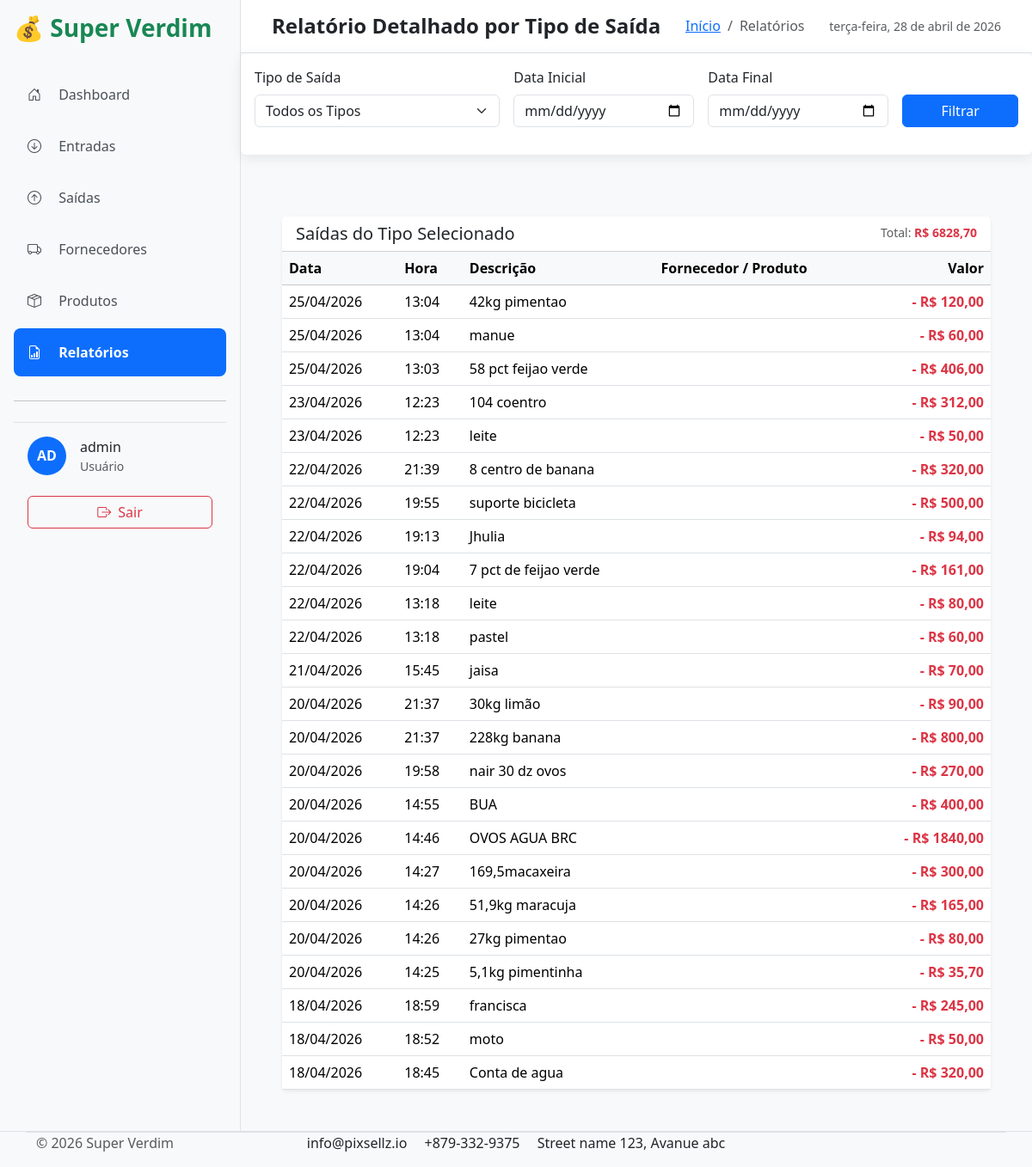
/fluxo/relatorios/geral-por-tipo/ (signed in), run on an earlier commit of the app's database.
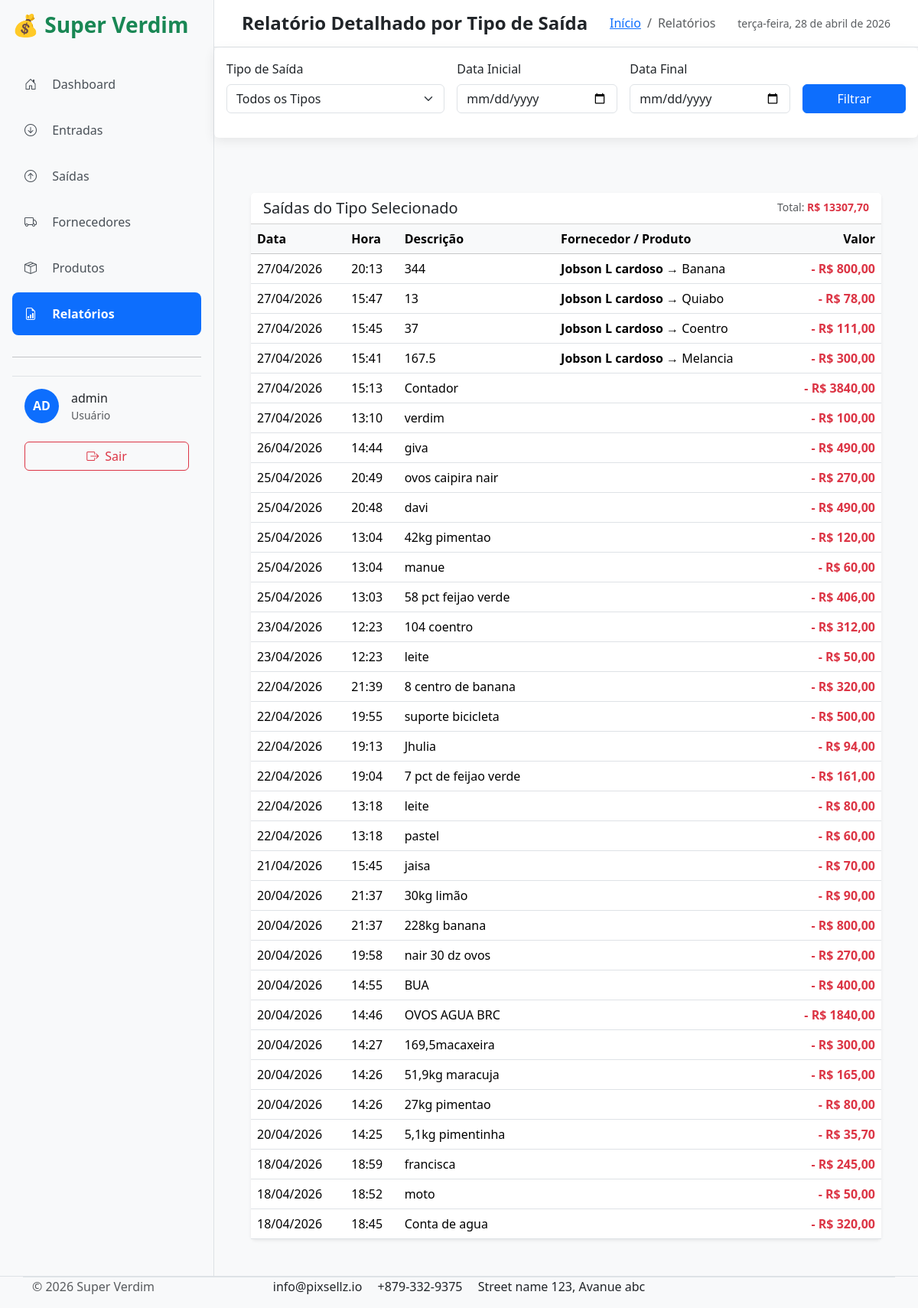
And on a later commit of the database.
### movimentacoes/models.py (models this page shows, shortened)
class Saida(models.Model):
    tipo = models.ForeignKey(TipoSaida, on_delete=models.PROTECT, related_name='saidas')
    descricao = models.CharField(max_length=200)
    valor = models.DecimalField(max_digits=12, decimal_places=2)
    data = models.DateField(default=timezone.now)
    hora = models.TimeField(default=timezone.now)
    pagamento = models.CharField(max_length=30)
    observacao = models.TextField(blank=True, null=True)
    fornecedor = models.ForeignKey('fornecedores.Fornecedor', on_delete=models.SET_NULL, null=True, blank=True, related_name='saidas')
    produto = models.ForeignKey('produtos.Produto', on_delete=models.SET_NULL, null=True, blank=True, related_name='saidas')
    class Meta:
        ordering = ['-data', '-hora']
        verbose_name = "Saída"
        verbose_name_plural = "Saídas"

### fornecedores/models.py (models this page shows, shortened)
class Fornecedor(models.Model):
    nome = models.CharField(max_length=100)
    cnpj = models.CharField(max_length=18, unique=True, blank=True, null=True)
    cpf = models.CharField(max_length=14, unique=True, blank=True, null=True)
    telefone = models.CharField(max_length=20, blank=True)
    email = models.EmailField(blank=True)
    endereco = models.CharField(max_length=100,blank=True)
    cidade = models.CharField(max_length=100, blank=True)
    estado = models.CharField(max_length=2, blank=True)
    observacoes = models.TextField(blank=True)
    ativo = models.BooleanField(default=True)
    criado_em = models.DateTimeField(auto_now_add=True)
    atualizado_em = models.DateTimeField(auto_now=True)
    class Meta:
        verbose_name = "Fornecedor"
        verbose_name_plural = "Fornecedores"
        ordering = ['nome']

### produtos/models.py (models this page shows, shortened)
class Produto(models.Model):
    nome = models.CharField(max_length=200, verbose_name="Nome do Produto")
    unidade = models.CharField(max_length=20, default="UN", choices=[
        ('UN', 'Unidade'),
        ('KG', 'Quilograma'),
        ('LT', 'Litro'),
        ('CX', 'Caixa'),
        ('PCT', 'Pacote'),
    ], verbose_name="Unidade")
    preco_de_compra = models.DecimalField(max_digits=12, decimal_places=2, default=0.00, verbose_name="Preço de Compra")
    estoque_atual = models.FloatField(default=0, verbose_name="Estoque Atual")
    ativo = models.BooleanField(default=True, verbose_name="Ativo")
    criado = models.DateTimeField(auto_now_add=True)
    atualizado = models.DateTimeField(auto_now=True)
    class Meta:
        verbose_name = "Produto"
        verbose_name_plural = "Produtos"
        ordering = ['nome']

### movimentacoes/views.py (the view)
# urls.py: path('relatorios/geral-por-tipo/', views.relatorio_geral_por_tipo, name='relatorio_geral_por_tipo'),
@login_required
def relatorio_geral_por_tipo(request):
    tipo_id = request.GET.get('tipo')
    data_inicial = request.GET.get('data_inicial')
    data_final = request.GET.get('data_final')
    tipos_saida = TipoSaida.objects.filter()
    saidas = Saida.objects.select_related('tipo', 'fornecedor', 'produto').order_by('-data', '-hora')
    if tipo_id:
        saidas = saidas.filter(tipo_id=tipo_id)
    if data_inicial:
        saidas = saidas.filter(data__gte=data_inicial)
    if data_final:
        saidas = saidas.filter(data__lte=data_final)
    total_valor = saidas.aggregate(Sum('valor'))['valor__sum'] or 0
    context = {
        'saidas': saidas,
        'tipos_saida': tipos_saida,
        'tipo_id': tipo_id,
        'data_inicial': data_inicial,
        'data_final': data_final,
        'total_valor': total_valor,
    }
    return render(request, 'fluxo/relatorio_geral_por_tipo.html', context)

### main/context_processors.py (called while the page is built, shortened)
def user_role(request):
    if request.user.is_authenticated:
        groups = list(request.user.groups.values_list('name', flat=True))
        return {
            'is_admin': 'Administrador' in groups,
            'is_gerente': 'Gerente' in groups,
            'is_usuario': 'Usuário' in groups,
            'user_groups': groups,
            'user': request.user,
            'user_full_name': request.user.get_full_name() or request.user.username,
        }

### templates/fluxo/relatorio_geral_por_tipo.html (shortened to what this page needs)
{% extends 'base.html' %}
{% block page_title %}Relatório Detalhado por Tipo de Saída{% endblock %}
{% block breadcrumb_current %}Relatórios{% endblock %}
{% block content %}
<div class="card mb-4">
  <div class="card-body">
    <form method="GET" class="row g-3">
      <div class="col-md-4">
        <label class="form-label">Tipo de Saída</label>
        <select class="form-select" name="tipo">
          <option value="">Todos os Tipos</option>
        </select>
      </div>
      <div class="col-md-3">
        <label class="form-label">Data Inicial</label>
        <input type="date" class="form-control" name="data_inicial" value="{{ data_inicial }}">
      </div>
      <div class="col-md-3">
        <label class="form-label">Data Final</label>
        <input type="date" class="form-control" name="data_final" value="{{ data_final }}">
      </div>
      <div class="col-md-2 d-flex align-items-end">
        <button type="submit" class="btn btn-primary w-100">Filtrar</button>
      </div>
    </form>
  </div>
</div>
<div class="p-3 p-md-5">
<div class="card shadow-sm">
  <div class="card-header bg-white d-flex justify-content-between">
    <h5 class="mb-0">Saídas do Tipo Selecionado</h5>
    <small class="text-muted">
      Total: <strong class="text-danger">R$ {{ total_valor|floatformat:2 }}</strong>
    </small>
  </div>
  <div class="table-responsive">
    <table class="table table-hover mb-0">
      <thead class="table-light">
        <tr>
          <th>Data</th>
          <th>Hora</th>
          <th>Descrição</th>
          <th>Fornecedor / Produto</th>
          <th class="text-end">Valor</th>
        </tr>
      </thead>
      <tbody>
        {% for saida in saidas %}
        <tr>
          <td>{{ saida.data|date:"d/m/Y" }}</td>
          <td>{{ saida.hora|time:"H:i" }}</td>
          <td>{{ saida.descricao }}</td>
          <td>
            {% if saida.fornecedor %}
              <strong>{{ saida.fornecedor.nome }}</strong>
            {% endif %}
            {% if saida.produto %}
              {% if saida.fornecedor %} → {% endif %}{{ saida.produto.nome }}
            {% endif %}
          </td>
          <td class="text-end fw-bold text-danger">- R$ {{ saida.valor|floatformat:2 }}</td>
        </tr>
        {% empty %}
        <tr>
          <td colspan="5" class="text-center py-5 text-muted">
            Nenhuma saída encontrada com os filtros aplicados.
          </td>
        </tr>
        {% endfor %}
      </tbody>
    </table>
  </div>
</div>
</div>
{% endblock %}

### templates/base.html (shortened to what this page needs)
{% load static %}
<html lang="en">
  <head>
    <link href="https://cdn.jsdelivr.net/npm/bootstrap@5.3.8/dist/css/bootstrap.min.css" rel="stylesheet">
  <link href="https://cdn.jsdelivr.net/npm/bootstrap-icons@1.11.3/font/bootstrap-icons.css" rel="stylesheet">
  <link href="{% static 'css/style.css' %}" rel="stylesheet" type="text/css"/>
  <link href="{% static 'css/modal.css' %}" rel="stylesheet" type="text/css"/>
  <link href="{% static 'css/meta.css' %}" rel="stylesheet" type="text/css"/>
  </head>
  <body class="bg-light">
    <div class="d-flex">
          <div class="sidebar p-3" id="sidebar" style="width: 280px;">
            {% include 'includes/navbar.html' %}
          </div>
          <div class="flex-grow-1">
            <nav class="navbar navbar-expand-lg bg-white border-bottom px-4 py-3">
              <div class="container-fluid">
              <h4 class="mb-0 fw-semibold">{% block page_title %}FluxoMax{% endblock %}</h4>
              <nav aria-label="breadcrumb" class="ms-auto">
                <ol class="breadcrumb mb-0">
                  <li class="breadcrumb-item"><a href="{% url 'home' %}">Início</a></li>
                  <li class="breadcrumb-item active">{% block breadcrumb_current %}Página{% endblock %}</li>
                </ol>
              </nav>
              <div class="ms-auto">
                <p class="mb-0 text-muted small" id="current-date"></p>
              </div>
          </nav>
          {% block content %}{% endblock %}
        </div>
    </div>
{% include 'includes/footer.html' %}
  </body>
</html>

### templates/includes/navbar.html (shortened to what this page needs)
{% load static %}
    <div class="d-flex justify-content-between align-items-center mb-4">
      <h3 class="text-success fw-bold">💰 Super Verdim</h3>
    </div>
      <ul class="nav flex-column">
        <li class="nav-item">
          <a href="{% url 'home' %}"
            class="nav-link py-3 px-3 mb-1 rounded-3 {% if request.path == '/' or request.path == '/dashboard/' %}active{% endif %}">
            <i class="bi bi-house-door me-3"></i> Dashboard
          </a>
        </li>
    <li class="nav-item">
      <a href="{% url 'entradas_list' %}"
         class="nav-link py-3 px-3 mb-1 rounded-3 {% if 'entradas' in request.path %}active{% endif %}">
        <i class="bi bi-arrow-down-circle me-3"></i> Entradas
      </a>
    </li>
    <li class="nav-item">
      <a href="{% url 'saidas_list' %}"
         class="nav-link py-3 px-3 mb-1 rounded-3 {% if 'saidas' in request.path %}active{% endif %}">
        <i class="bi bi-arrow-up-circle me-3"></i> Saídas
      </a>
    </li>
      <a href="{% url 'lista_fornecedores' %}"
         class="nav-link py-3 px-3 mb-1 rounded-3 {% if 'fornecedores' in request.path %}active{% endif %}">
        <i class="bi bi-truck me-3"></i> Fornecedores
      </a>
    <li>
      <a href="{% url 'lista_produtos' %}"
        class="nav-link py-3 px-3 mb-1 rounded-3 {% if 'produtos' in request.path %}active{% endif %}">
        <i class="bi bi-box-seam me-3"></i> Produtos
      </a>
    </li>
    <li class="nav-item">
      <a class="nav-link py-3 px-3 mb-1 rounded-3 {% if 'relatorio' in request.path %}active{% endif %}" href="#" data-bs-toggle="offcanvas" data-bs-target="#offcanvasRelatorios">
        <i class="bi bi-file-earmark-bar-graph me-3"></i> Relatórios
      </a>
    </li>
      <hr class="my-4">
      {% if user.is_authenticated %}
      <div class="mt-auto px-3 py-3 border-top">
        <div class="d-flex align-items-center gap-3">
          <div class="bg-primary text-white rounded-circle d-flex align-items-center justify-content-center" style="width: 45px; height: 45px;">
            <strong>{{ user.username|slice:":2"|upper }}</strong>
          </div>
          <div>
            <p class="mb-0 fw-medium">{{ user.get_full_name|default:user.username }}</p>
            <small class="text-muted">{{ user.email|default:"Usuário" }}</small>
          </div>
        </div>
        <br>
        <a href="{% url 'logout' %}" class="btn btn-outline-danger w-100 d-flex align-items-center justify-content-center gap-2">
          <i class="bi bi-box-arrow-right"></i> Sair
          </a>
        {% else %}
        <a href="{% url 'login' %}" class="btn btn-primary w-100">Fazer Login</a>
        {% endif %}
      </div>

### templates/includes/footer.html (shortened to what this page needs)
<footer class="section-footer border-top">
	<div class="container">
		<section class="footer-bottom border-top row">
			<div class="col-md-2">
				<p class="text-muted"> &copy 2026 Super Verdim </p>
			</div>
			<div class="col-md-8 text-md-center">
				<span  class="px-2">info@pixsellz.io</span>
				<span  class="px-2">+879-332-9375</span>
				<span  class="px-2">Street name 123, Avanue abc</span>
			</div>
			<div class="col-md-2 text-md-right text-muted">
			</div>
		</section>
	</div>
</footer>
 </body>
</html>

### templates/includes/modal.html (shortened to what this page needs)
{% load static %}

### static/css/style.css (style rules this page uses)
body { font-family: 'Segoe UI', system-ui, sans-serif; }
.sidebar { min-height: 100vh; background: #f8f9fa; border-right: 1px solid #dee2e6; transition: all 0.3s; }
.nav-link { color: #495057; transition: all 0.2s; }
.nav-link.active { background-color: #0d6efd !important; color: white !important; font-weight: 600; }
.card { border: none; box-shadow: 0 4px 15px rgba(0, 0, 0, 0.08); }

What changed in the data, as far as the page shows it:
added Saida: data "27/04/2026", hora "20:13", descricao "344", fornecedor.nome "Jobson L cardoso", produto.nome "Banana", valor "800,00"
added Saida: data "27/04/2026", hora "15:47", descricao "13", fornecedor.nome "Jobson L cardoso", produto.nome "Quiabo", valor "78,00"
added Saida: data "27/04/2026", hora "15:45", descricao "37", fornecedor.nome "Jobson L cardoso", produto.nome "Coentro", valor "111,00"
added Saida: data "27/04/2026", hora "15:41", descricao "167.5", fornecedor.nome "Jobson L cardoso", produto.nome "Melancia", valor "300,00"
added Saida: data "27/04/2026", hora "15:13", descricao "Contador", valor "3840,00"
added Saida: data "27/04/2026", hora "13:10", descricao "verdim", valor "100,00"
added Saida: data "26/04/2026", hora "14:44", descricao "giva", valor "490,00"
added Saida: data "25/04/2026", hora "20:49", descricao "ovos caipira nair", valor "270,00"
added Saida: data "25/04/2026", hora "20:48", descricao "davi", valor "490,00"
Also different on the page:
{{ total_valor|floatformat:2 }}: "6828,70" → "13307,70"
